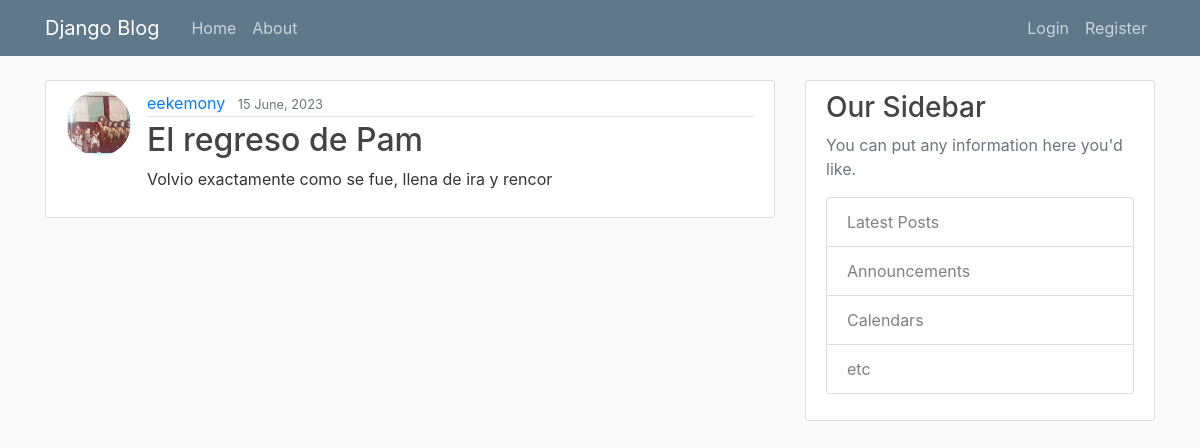
/post/3/, run on an earlier commit of the app's database.
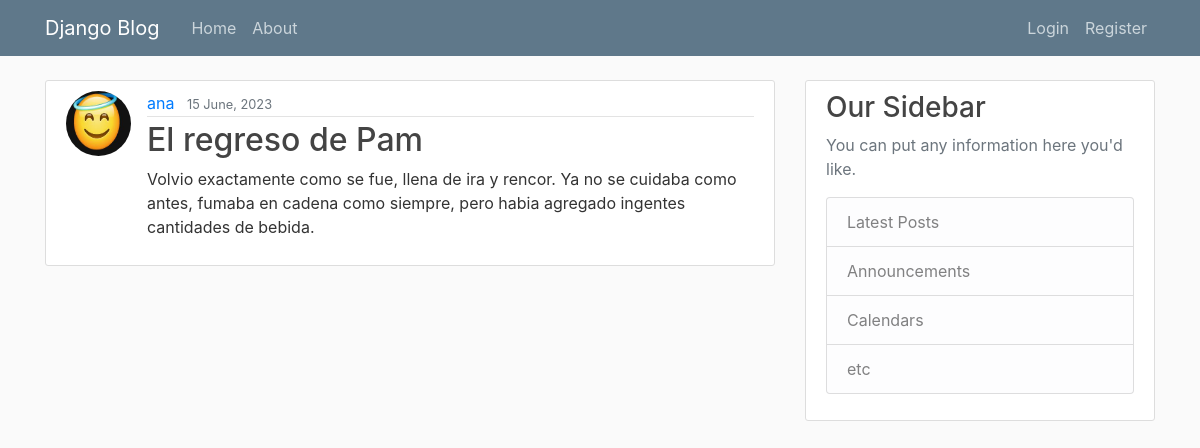
And on a later commit of the database.
### blog/models.py (models this page shows, shortened)
class Post(models.Model):
    title = models.CharField(max_length=100)
    content = models.TextField()
    date_posted = models.DateTimeField(default=timezone.now)
    author = models.ForeignKey(User, on_delete=models.CASCADE)

### users/models.py (models this page shows, shortened)
class Profile(models.Model):
    user = models.OneToOneField(User, on_delete=models.CASCADE)
    image = models.ImageField(default='default.jpg', upload_to='profile_pics') #name of directory where profile images will be saved.

### blog/views.py (the view)
# urls.py: path('post/<int:pk>/', PostDetailView.as_view(), name='detalle-posteo'),
class PostDetailView(DetailView):
    model = Post

### blog/templates/blog/post_detail.html
{% extends "blog/base.html" %}
{% block contenido%}
        <article class="media content-section">
            <img src="{{ object.author.profile.image.url }}" class="rounded-circle article-img">
            <div class="media-body">
                <div class="article-metadata">
                    <a class="mr-2" href="#">{{ object.author }}</a>
                    <small class="text-muted">{{ object.date_posted|date:"d F, Y"}}</small>
                </div>
                <h2>{{ object.title }}</h2>
                <p class="article-content">{{ object.content }}</p>
            </div>
        </article>
{% endblock contenido %}

What changed in the data, as far as the page shows it:
changed Post "El regreso de Pam": author.profile.image: picture removed, a placeholder shows; author "eekemony" → "ana"; content "Volvio exactamente como se fue, llena de ira y rencor" → "…llena de ira y rencor. Ya no se cuidaba como antes, fumaba en cadena como siempre, pero habia agregado ingentes cantidades de bebida."
